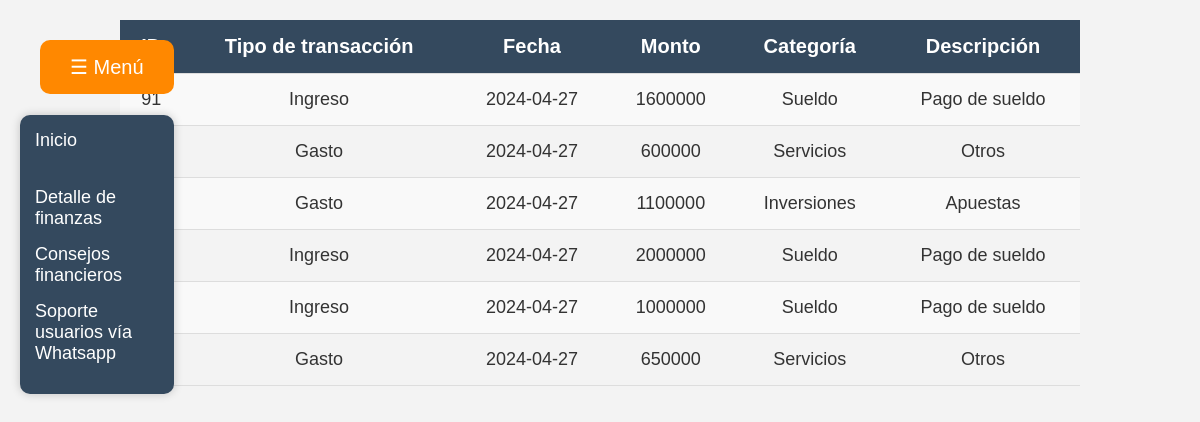
The app's page /movimientos.php with its own data.
### tables this page shows
CREATE TABLE `gastos` (
  `TipoTransaccion` varchar(50) NOT NULL,
  `Fecha` date NOT NULL,
  `Monto` varchar(50) NOT NULL,
  `Categoría` varchar(50) NOT NULL,
  `Descripción` varchar(50) NOT NULL,
  `Id` int(11) NOT NULL
);

### movimientos.php (the view, shortened to what this page needs)
<?php
$servername = "localhost";
$username = "root";
$password = "";
$dbname = "registros_gastos";
$conn = new mysqli($servername, $username, $password, $dbname);
$sql = "SELECT * FROM gastos";
$result = $conn->query($sql);
?>
<!DOCTYPE html>
<html lang="es">
<head>
</head>
<body>
<div class="menu-container">
    <button id="menu-toggle" class="button">☰ Menú</button><br><br>
    <div class="menu-items open">
        <ul>
            <li><a href="home.php">Inicio</a></li><br>
            <li><a href="detalles_finanzas.php">Detalle de finanzas</a></li>
            <li><a href="consejos_financieros.php">Consejos financieros</a></li>
            <li><a href="https://wa.link/og772g">Soporte usuarios vía Whatsapp</a></li>
        </ul>
    </div>
</div>
<?php
if ($result->num_rows > 0) {
    echo "<table>";
    echo "<tr><th>ID</th><th>Tipo de transacción</th><th>Fecha</th><th>Monto</th><th>Categoría</th><th>Descripción</th></tr>";
    while ($row = $result->fetch_assoc()) {
        echo "<tr>";
        echo "<td>" . $row["Id"] . "</td>";
        echo "<td>" . $row["TipoTransaccion"] . "</td>";
        echo "<td>" . $row["Fecha"] . "</td>";
        echo "<td>" . $row["Monto"] . "</td>";
        echo "<td>" . $row["Categoría"] . "</td>";
        echo "<td>" . $row["Descripción"] . "</td>";
        echo "</tr>";
    }
    echo "</table>";
} else {
    echo "<p>No hay movimientos registrados.</p>";
}
?>
</body>
</html>

### movimientos.php (style rules this page uses)
body { background-color: #f3f3f3; font-family: Arial, sans-serif; color: #333; margin: 0; padding: 0; font-size: 18px; }
table { width: 80%; margin: 20px auto; border-collapse: collapse; text-align: center; }
th, td { padding: 15px; border-bottom: 1px solid #ddd; }
th { background-color: #34495e; color: #fff; font-size: 20px; }
tr:nth-child(even) { background-color: #f9f9f9; }
.button { background-color: #ff8800; border: none; color: white; padding: 15px 30px; text-align: center; text-decoration: none; display: inline-block; font-size: 20px; margin-top: 20px; margin-left: 20px; cursor: pointer; border-radius: 10px; }
.menu-container { position: fixed; top: 20px; left: 20px; z-index: 1000; }
.menu-items { display: none; position: absolute; background-color: #34495e; padding: 15px; border-radius: 10px; color: #fff; box-shadow: 0 0 10px rgba(0, 0, 0, 0.2); }
.menu-items.open { display: block; }
.menu-items ul { list-style: none; padding: 0; margin: 0; }
.menu-items li { margin-bottom: 15px; }
.menu-items a { color: #fff; text-decoration: none; font-size: 18px; }

### records on screen
gastos: Id "91", TipoTransaccion "Ingreso", Fecha "2024-04-27", Monto "1600000", Categoría "Sueldo", Descripción "Pago de sueldo"
gastos: TipoTransaccion "Gasto", Fecha "2024-04-27", Monto "600000", Categoría "Servicios", Descripción "Otros"
gastos: TipoTransaccion "Gasto", Fecha "2024-04-27", Monto "1100000", Categoría "Inversiones", Descripción "Apuestas"
gastos: TipoTransaccion "Ingreso", Fecha "2024-04-27", Monto "2000000", Categoría "Sueldo", Descripción "Pago de sueldo"
gastos: TipoTransaccion "Ingreso", Fecha "2024-04-27", Monto "1000000", Categoría "Sueldo", Descripción "Pago de sueldo"
gastos: TipoTransaccion "Gasto", Fecha "2024-04-27", Monto "650000", Categoría "Servicios", Descripción "Otros"
